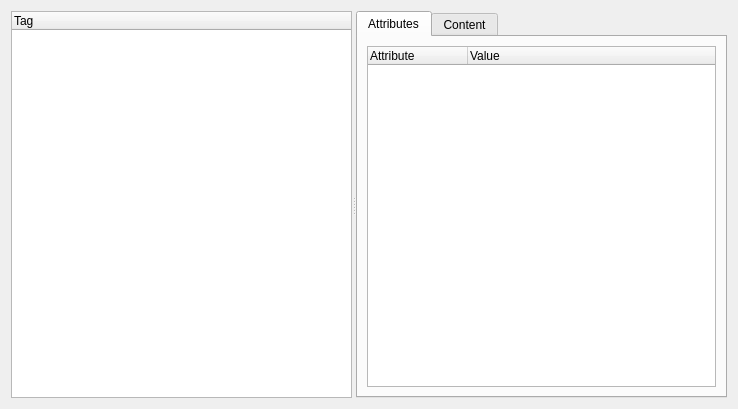
<ui version="4.0" >
 <class>QRXMLStruct</class>
 <widget class="QWidget" name="QRXMLStruct" >
  <property name="geometry" >
   <rect>
    <x>0</x>
    <y>0</y>
    <width>738</width>
    <height>409</height>
   </rect>
  </property>
  <property name="windowTitle" >
   <string>Form</string>
  </property>
  <layout class="QHBoxLayout" name="horizontalLayout" >
   <item>
    <widget class="QSplitter" name="splitter" >
     <property name="orientation" >
      <enum>Qt::Horizontal</enum>
     </property>
     <widget class="QTreeWidget" name="Struct" >
      <column>
       <property name="text" >
        <string>Tag</string>
       </property>
      </column>
     </widget>
     <widget class="QTabWidget" name="TagInfos" >
      <property name="currentIndex" >
       <number>0</number>
      </property>
      <widget class="QWidget" name="tab" >
       <attribute name="title" >
        <string>Attributes</string>
       </attribute>
       <layout class="QVBoxLayout" name="verticalLayout" >
        <item>
         <widget class="QTreeWidget" name="TagAttributes" >
          <property name="rootIsDecorated" >
           <bool>false</bool>
          </property>
          <column>
           <property name="text" >
            <string>Attribute</string>
           </property>
          </column>
          <column>
           <property name="text" >
            <string>Value</string>
           </property>
          </column>
         </widget>
        </item>
       </layout>
      </widget>
      <widget class="QWidget" name="tab_2" >
       <attribute name="title" >
        <string>Content</string>
       </attribute>
       <layout class="QVBoxLayout" name="verticalLayout_2" >
        <item>
         <widget class="QTextEdit" name="TagContent" />
        </item>
       </layout>
      </widget>
     </widget>
    </widget>
   </item>
  </layout>
 </widget>
 <resources/>
 <connections/>
</ui>
